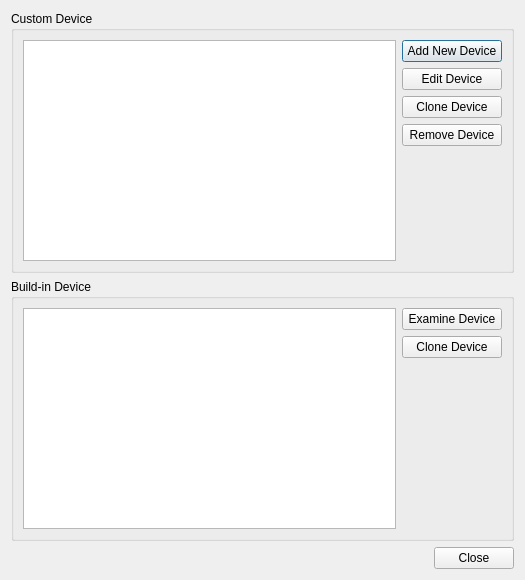
<?xml version="1.0" encoding="UTF-8"?>
<ui version="4.0">
 <class>DeviceManageDialog</class>
 <widget class="QDialog" name="DeviceManageDialog">
  <property name="geometry">
   <rect>
    <x>0</x>
    <y>0</y>
    <width>525</width>
    <height>580</height>
   </rect>
  </property>
  <property name="windowTitle">
   <string>Manage Device</string>
  </property>
  <layout class="QVBoxLayout" name="verticalLayout_3">
   <item>
    <widget class="QGroupBox" name="groupBox">
     <property name="title">
      <string>Custom Device</string>
     </property>
     <layout class="QHBoxLayout" name="horizontalLayout_3">
      <item>
       <widget class="QListWidget" name="deviceListWidget"/>
      </item>
      <item>
       <layout class="QVBoxLayout" name="verticalLayout">
        <item>
         <widget class="QPushButton" name="btnAddNewDevice">
          <property name="minimumSize">
           <size>
            <width>100</width>
            <height>0</height>
           </size>
          </property>
          <property name="text">
           <string>Add New Device</string>
          </property>
         </widget>
        </item>
        <item>
         <widget class="QPushButton" name="btnEditDevice">
          <property name="text">
           <string>Edit Device</string>
          </property>
         </widget>
        </item>
        <item>
         <widget class="QPushButton" name="btnCloneDevice">
          <property name="text">
           <string>Clone Device</string>
          </property>
         </widget>
        </item>
        <item>
         <widget class="QPushButton" name="btnRemoveDevice">
          <property name="text">
           <string>Remove Device</string>
          </property>
         </widget>
        </item>
        <item>
         <spacer name="verticalSpacer">
          <property name="orientation">
           <enum>Qt::Vertical</enum>
          </property>
          <property name="sizeHint" stdset="0">
           <size>
            <width>20</width>
            <height>40</height>
           </size>
          </property>
         </spacer>
        </item>
       </layout>
      </item>
     </layout>
    </widget>
   </item>
   <item>
    <widget class="QGroupBox" name="groupBox_2">
     <property name="title">
      <string>Build-in Device</string>
     </property>
     <layout class="QHBoxLayout" name="horizontalLayout_2">
      <item>
       <widget class="QListWidget" name="BuildInDeviceListWidget"/>
      </item>
      <item>
       <layout class="QVBoxLayout" name="verticalLayout_2">
        <item>
         <widget class="QPushButton" name="btnExamineButton">
          <property name="minimumSize">
           <size>
            <width>100</width>
            <height>0</height>
           </size>
          </property>
          <property name="text">
           <string>Examine Device</string>
          </property>
         </widget>
        </item>
        <item>
         <widget class="QPushButton" name="btnBuildInCloneDevice">
          <property name="text">
           <string>Clone Device</string>
          </property>
         </widget>
        </item>
        <item>
         <spacer name="verticalSpacer_2">
          <property name="orientation">
           <enum>Qt::Vertical</enum>
          </property>
          <property name="sizeHint" stdset="0">
           <size>
            <width>20</width>
            <height>40</height>
           </size>
          </property>
         </spacer>
        </item>
       </layout>
      </item>
     </layout>
    </widget>
   </item>
   <item>
    <layout class="QHBoxLayout" name="horizontalLayout">
     <item>
      <spacer name="horizontalSpacer">
       <property name="orientation">
        <enum>Qt::Horizontal</enum>
       </property>
       <property name="sizeHint" stdset="0">
        <size>
         <width>40</width>
         <height>20</height>
        </size>
       </property>
      </spacer>
     </item>
     <item>
      <widget class="QPushButton" name="btnClose">
       <property name="text">
        <string>Close</string>
       </property>
      </widget>
     </item>
    </layout>
   </item>
  </layout>
 </widget>
 <resources/>
 <connections/>
</ui>
